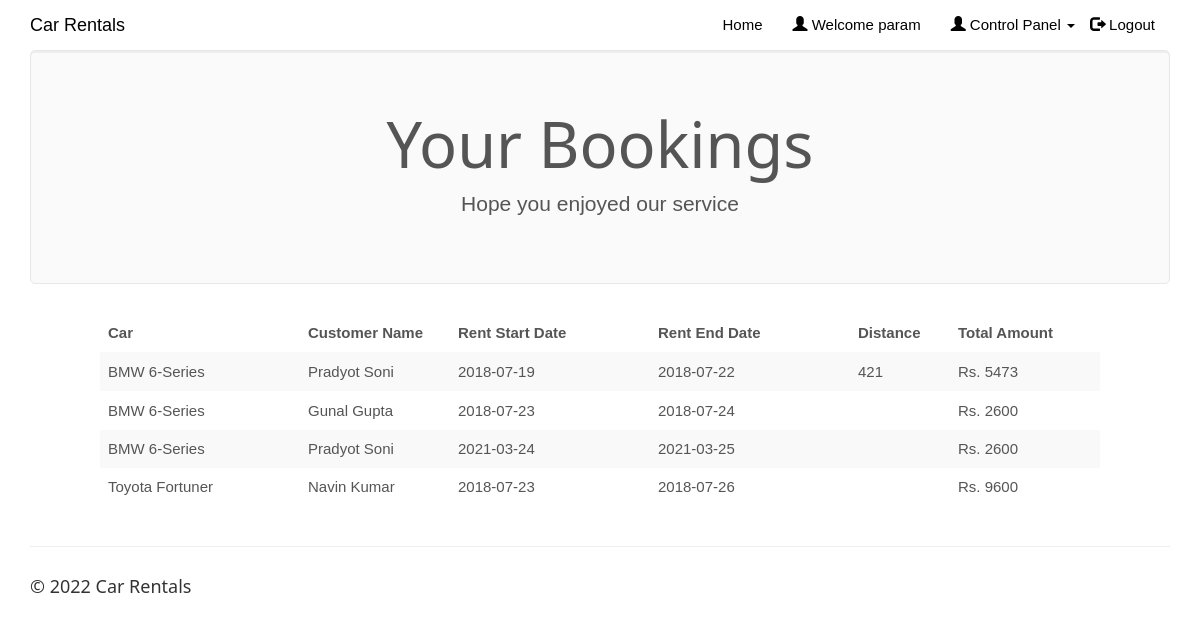
Page /clientview.php (signed in) on the committed database.
### tables this page shows
CREATE TABLE IF NOT EXISTS `rentedcars` (
`id` int(100) NOT NULL,
  `customer_username` varchar(50) NOT NULL,
  `car_id` int(20) NOT NULL,
  `driver_id` int(20) NOT NULL,
  `booking_date` date NOT NULL,
  `rent_start_date` date NOT NULL,
  `rent_end_date` date NOT NULL,
  `car_return_date` date DEFAULT NULL,
  `fare` double NOT NULL,
  `charge_type` varchar(25) NOT NULL DEFAULT 'days',
  `distance` double DEFAULT NULL,
  `no_of_days` int(50) DEFAULT NULL,
  `total_amount` double DEFAULT NULL,
  `return_status` varchar(10) NOT NULL
);

CREATE TABLE IF NOT EXISTS `cars` (
`car_id` int(20) NOT NULL,
  `car_name` varchar(50) NOT NULL,
  `car_nameplate` varchar(50) NOT NULL,
  `car_img` varchar(50) DEFAULT 'NA',
  `ac_price` float NOT NULL,
  `non_ac_price` float NOT NULL,
  `ac_price_per_day` float NOT NULL,
  `non_ac_price_per_day` float NOT NULL,
  `car_availability` varchar(10) NOT NULL
);

CREATE TABLE IF NOT EXISTS `customers` (
  `customer_username` varchar(50) NOT NULL,
  `customer_name` varchar(50) NOT NULL,
  `customer_phone` varchar(15) NOT NULL,
  `customer_email` varchar(25) NOT NULL,
  `customer_address` varchar(50) NOT NULL,
  `customer_password` varchar(20) NOT NULL
);

### clientview.php (the view, shortened to what this page needs)
<!DOCTYPE html>
<html>
<?php
$conn = Connect();
?>
<head>
<link rel="stylesheet" href="assets/bootstrap/css/bootstrap.min.css">
<link rel="stylesheet" href="assets/fonts/font-awesome.min.css">
<link rel="stylesheet" href="assets/w3css/w3.css">
<link rel="stylesheet" type="text/css" href="assets/css/customerlogin.css">
<link rel="stylesheet" type="text/css" media="screen" href="assets/css/clientpage.css" />
</head>
<body id="page-top" data-spy="scroll" data-target=".navbar-fixed-top">
    <nav class="navbar navbar-custom navbar-fixed-top" role="navigation" style="color: black">
        <div class="container">
            <div class="navbar-header">
                <a class="navbar-brand page-scroll" href="index.php">
                   Car Rentals </a>
            </div>
            <?php
                if(isset($_SESSION['login_client'])){
            ?>
            <div class="collapse navbar-collapse navbar-right navbar-main-collapse">
                <ul class="nav navbar-nav">
                    <li>
                        <a href="index.php">Home</a>
                    </li>
                    <li>
                        <a href="#"><span class="glyphicon glyphicon-user"></span> Welcome <?php echo $_SESSION['login_client']; ?></a>
                    </li>
                    <li>
                    <ul class="nav navbar-nav navbar-right">
            <li><a href="#" class="dropdown-toggle active" data-toggle="dropdown" role="button" aria-haspopup="true" aria-expanded="false"><span class="glyphicon glyphicon-user"></span> Control Panel <span class="caret"></span> </a>
            </li>
          </ul>
                    </li>
                    <li>
                        <a href="logout.php"><span class="glyphicon glyphicon-log-out"></span> Logout</a>
                    </li>
                </ul>
            </div>
            <?php
                }
                ?>
        </div>
    </nav>
<?php $login_client = $_SESSION['login_client'];
    $sql1 = "SELECT * FROM rentedcars rc, clientcars cc, customers c, cars WHERE cc.client_username = '$login_client' AND cc.car_id = rc.car_id AND rc.return_status = 'R' AND c.customer_username = rc.customer_username AND cc.car_id = cars.car_id";
    $result1 = $conn->query($sql1);
    if (mysqli_num_rows($result1) > 0) {
?>
<div class="container">
      <div class="jumbotron">
        <h1 class="text-center">Your Bookings</h1>
        <p class="text-center"> Hope you enjoyed our service </p>
      </div>
    </div>
    <div class="table-responsive" style="padding-left: 100px; padding-right: 100px;" >
<table class="table table-striped">
  <thead class="thead-dark">
<tr>
<th width="20%">Car</th>
<th width="15%">Customer Name</th>
<th width="20%">Rent Start Date</th>
<th width="20%">Rent End Date</th>
<th width="10%">Distance</th>
<th width="15%">Total Amount</th>
</tr>
</thead>
<?php
        while($row = mysqli_fetch_assoc($result1)) {
?>
<tr>
<td><?php echo $row["car_name"]; ?></td>
<td><?php echo $row["customer_name"]; ?></td>
<td><?php echo $row["rent_start_date"] ?></td>
<td><?php echo $row["rent_end_date"]; ?></td>
<td><?php echo $row["distance"]; ?></td>
<td>Rs. <?php echo $row["total_amount"]; ?></td>
</tr>
<?php        } ?>
                </table>
                </div>
            <?php
        } ?>
</body>
<footer class="site-footer">
        <div class="container">
            <hr>
            <div class="row">
                <div class="col-sm-6">
                    <h5>© <?php echo date("Y"); ?> Car Rentals</h5>
                </div>
            </div>
        </div>
    </footer>
</html>

### assets/w3css/w3.css (style rules this page uses)
*,*:before,*:after { box-sizing:inherit }
html { -ms-text-size-adjust:100%;-webkit-text-size-adjust:100% }
body { margin:0 }
article,aside,details,figcaption,figure,footer,header,main,menu,nav,section,summary { display:block }
a { background-color:transparent;-webkit-text-decoration-skip:objects }
hr { box-sizing:content-box;height:0;overflow:visible }
html,body { font-family:Verdana,sans-serif;font-size:15px;line-height:1.5 }
html { overflow-x:hidden }
h1 { font-size:36px }
h5 { font-size:18px }
h1,h2,h3,h4,h5,h6 { font-family:"Segoe UI",Arial,sans-serif;font-weight:400;margin:10px 0 }
hr { border:0;border-top:1px solid #eee;margin:20px 0 }
a { color:inherit }

### assets/css/customerlogin.css (style rules this page uses)
body, html { height: 100%; }
body { padding-top: 50px; background-size: 100%; }
footer { display: block; }

### rows in the picture
rentedcars: car.car_name "BMW 6-Series", customer_username.customer_name "Pradyot Soni", rent_start_date "2018-07-19", rent_end_date "2018-07-22", distance "421", total_amount "5473"
rentedcars: car.car_name "BMW 6-Series", customer_username.customer_name "Gunal Gupta", rent_start_date "2018-07-23", rent_end_date "2018-07-24", total_amount "2600"
rentedcars: car.car_name "BMW 6-Series", customer_username.customer_name "Pradyot Soni", rent_start_date "2021-03-24", rent_end_date "2021-03-25", total_amount "2600"
rentedcars: car.car_name "Toyota Fortuner", customer_username.customer_name "Navin Kumar", rent_start_date "2018-07-23", rent_end_date "2018-07-26", total_amount "9600"

### other values in the picture
$_SESSION['login_client'] "param"
